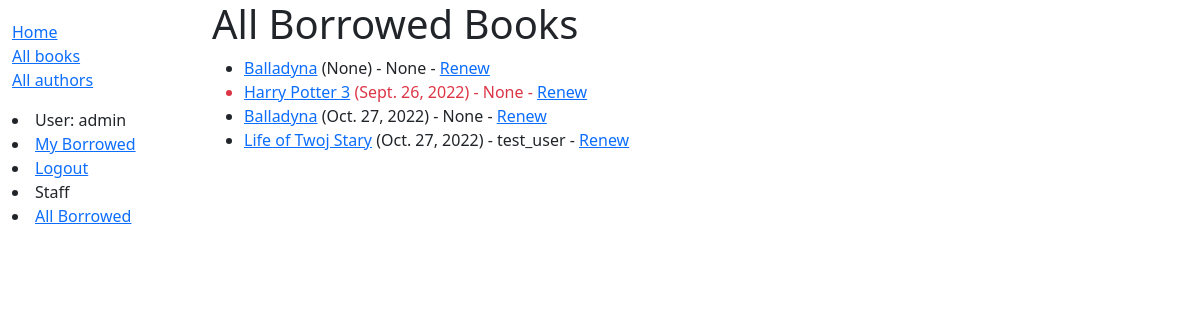
The page /coffee/borrowed/ (signed in) on the database its author committed.
### CoffeeBaseApp/models.py (models this page shows, shortened)
class BookInstance(models.Model):
    id = models.UUIDField(primary_key=True, default=uuid.uuid4, help_text='Unique ID for this particular book across whole library')
    book = models.ForeignKey('Book', on_delete=models.RESTRICT, null=True)
    imprint = models.CharField(max_length=200)
    due_back = models.DateField(null=True, blank=True)
    borrower = models.ForeignKey(User, on_delete=models.SET_NULL, null=True, blank=True)
    LOAN_STATUS = (
        ('m', 'Maintenance'),
        ('o', 'On loan'),
        ('a', 'Available'),
        ('r', 'Reserved'),
    )
    @property
    def is_overdue(self):
        return bool(self.due_back and date.today() > self.due_back)
    status = models.CharField(
        max_length=1,
        choices=LOAN_STATUS,
        blank=True,
        default='m',
        help_text='Book availability',
    )
    class Meta:
        ordering = ['due_back']
        permissions = (("can_mark_returned", "Set book as returned"),)

class Book(models.Model):
    title = models.CharField(max_length=200)
    author = models.ForeignKey('Author', on_delete=models.SET_NULL, null=True)
    summary = models.TextField(max_length=1000, help_text='Enter a brief description of the book')
    isbn = models.CharField('ISBN', max_length=13, unique=True,
                             help_text='13 Character <a href="https://www.isbn-international.org/content/what-isbn">ISBN number</a>')
    genre = models.ManyToManyField(Genre, help_text='Select a genre for this book')
    language = models.ForeignKey('Language', on_delete=models.SET_NULL, null=True)
    def display_genre(self):
        return ', '.join(genre.name for genre in self.genre.all()[:3])
    display_genre.short_description = 'Genre'

### CoffeeBaseApp/views.py (the view)
# urls.py: path('borrowed/', views.AllBorowedBooksListView.as_view(), name='all-borrowed'),
class AllBorowedBooksListView(PermissionRequiredMixin, generic.ListView):
    model = BookInstance
    template_name = 'CoffeeBaseApp/bookinstance_list_borrowed_all.html'
    paginate_by = 10
    permission_required = 'CoffeeBaseApp.can_mark_returned'
    def get_queryset(self):
        return BookInstance.objects.filter(status__exact='o').order_by('due_back')

### CoffeeBaseApp/templates/CoffeeBaseApp/bookinstance_list_borrowed_all.html
{% extends "base_generic.html" %}
{% block content %}
    <h1>All Borrowed Books</h1>
    {% if bookinstance_list %}
    <ul>
      {% for bookinst in bookinstance_list %}
      <li class="{% if bookinst.is_overdue %}text-danger{% endif %}">
        <a href="{% url 'book-detail' bookinst.book.pk %}">{{bookinst.book.title}}</a> ({{ bookinst.due_back }}) - {{bookinst.borrower}}
        {% if perms.CoffeeBaseApp.can_mark_returned %}- <a href="{% url 'renew-book-librarian' bookinst.id %}">Renew</a>  {% endif %}
      </li>
      {% endfor %}
    </ul>
    {% else %}
      <p>There are no books borrowed.</p>
    {% endif %}
{% endblock %}

### CoffeeBaseApp/templates/base_generic.html (shortened to what this page needs)
<!DOCTYPE html>
<html lang="en">
<head>
  <link href="https://cdn.jsdelivr.net/npm/bootstrap@5.1.3/dist/css/bootstrap.min.css" rel="stylesheet">
  {% load static %}
  <link rel="stylesheet" href="{% static 'css/styles.css' %}">
</head>
<body>
  <div class="container-fluid">
    <div class="row">
      <div class="col-sm-2">
      {% block sidebar %}
        <ul class="sidebar-nav">
          <li><a href="{% url 'index' %}">Home</a></li>
          <li><a href="{% url 'books' %}">All books</a></li>
          <li><a href="{% url 'authors' %}">All authors</a></li>
        </ul>
        {% if user.is_authenticated %}
        <li>User: {{ user.get_username }}</li>
        <li><a href="{% url 'my-borrowed' %}">My Borrowed</a></li>
        <li><a href="{% url 'logout'%}?next={{request.path}}">Logout</a></li>
      {% else %}
        <li><a href="{% url 'login'%}?next={{request.path}}">Login</a></li>
      {% endif %}
        {% if perms.CoffeeBaseApp.can_mark_returned %}
        <li>Staff</li>
        <li><a href="{% url 'all-borrowed' %}">All Borrowed</a></li>
        {% endif %}
     {% endblock %}
      </div>
      <div class="col-sm-10 ">{% block content %}{% endblock %}</div>
    </div>
  </div>
</body>
</html>

### CoffeeBaseApp/static/css/styles.css (style rules this page uses)
.sidebar-nav { margin-top: 20px; padding: 0; list-style: none; }

### rows shown on the page
BookInstance: book "Balladyna", due_back "None", borrower "None"
BookInstance: book "Harry Potter 3", due_back "Sept. 26, 2022", borrower "None"
BookInstance: book "Balladyna", due_back "Oct. 27, 2022", borrower "None"
BookInstance: book "Life of Twoj Stary", due_back "Oct. 27, 2022", borrower "test_user"

### other values the page prints
{{ user.get_username }} "admin"
